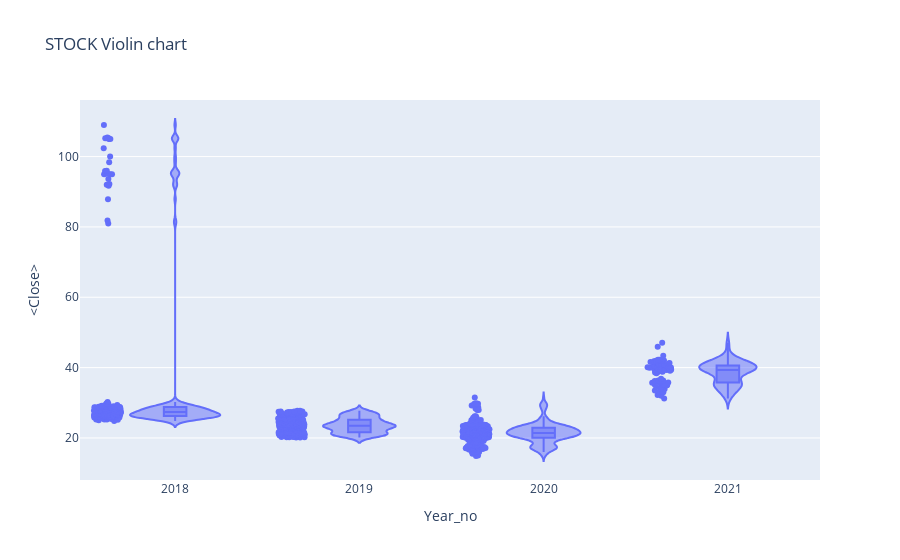

Source (notebook cell):
### Code cell
#px.violin(df_tips, y="tip", x="smoker", color="sex", box=True, points="all",
#          hover_data=df_tips.columns)

fig = go.Figure()
px.violin(df,x='Year_no',y='<Close>',box =True, points='all',
         hover_data=df.columns, title = 'STOCK Violin chart')

### Figure 1 — Plotly figure (JSON) as saved in the notebook; plotly's stock layout.template omitted (floating-point values rounded to 4 significant figures; data arrays with more than 128 entries replaced by an {"elided": "..."} marker saying what was removed)
{"data": [{"alignmentgroup": "True", "box": {"visible": true}, "customdata": {"elided": "732x3 mixed values"}, "hovertemplate": "Year_no=%{x}<br><Close>=%{y}<br>datetime=%{customdata[0]}<br><Volume>=%{customdata[1]}<br>Period=%{customdata[2]}<extra></extra>", "legendgroup": "", "marker": {"color": "#636efa"}, "name": "", "offsetgroup": "", "orientation": "v", "points": "all", "scalegroup": "True", "showlegend": false, "type": "violin", "x": {"elided": "732 int values"}, "x0": " ", "xaxis": "x", "y": {"elided": "732 float values"}, "y0": " ", "yaxis": "y"}], "layout": {"legend": {"tracegroupgap": 0}, "title": {"text": "STOCK Violin chart"}, "violinmode": "group", "xaxis": {"anchor": "y", "domain": [0, 1], "title": {"text": "Year_no"}}, "yaxis": {"anchor": "x", "domain": [0, 1], "title": {"text": "<Close>"}}}}
